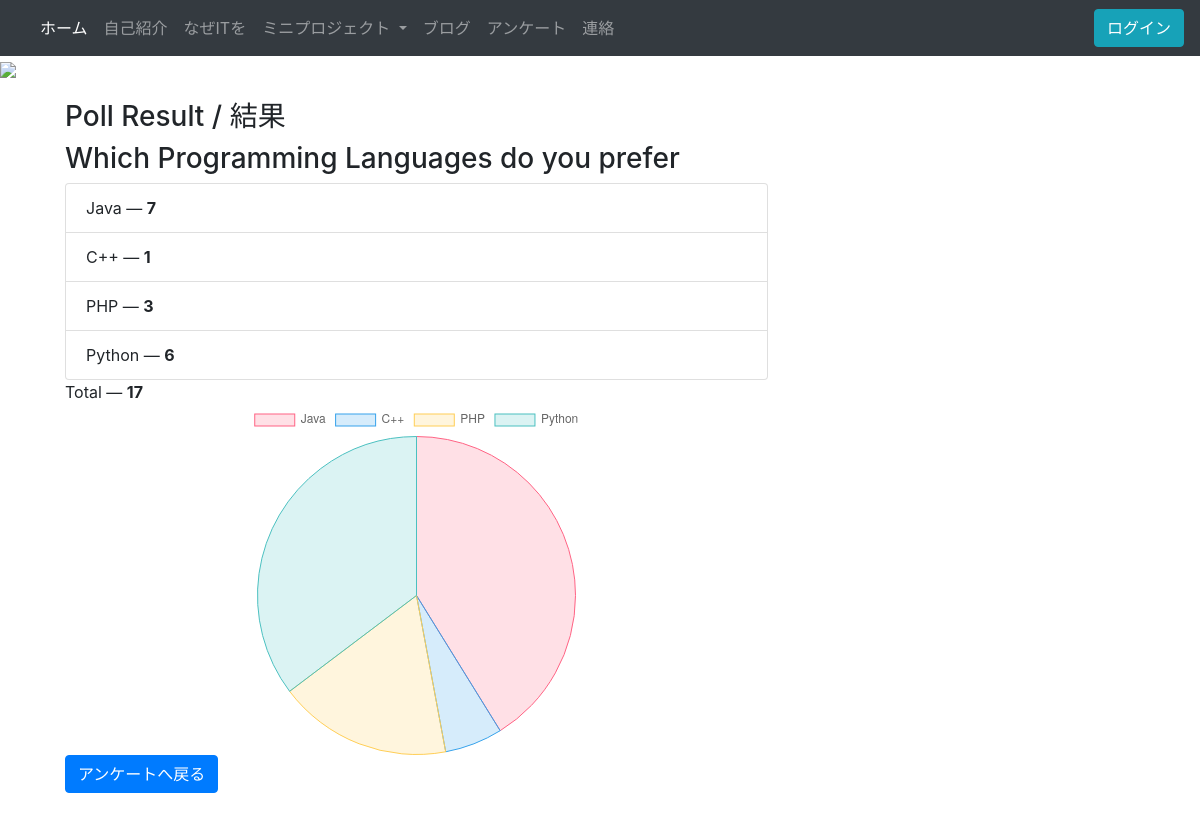
Page /results/1/ on the earlier database version.
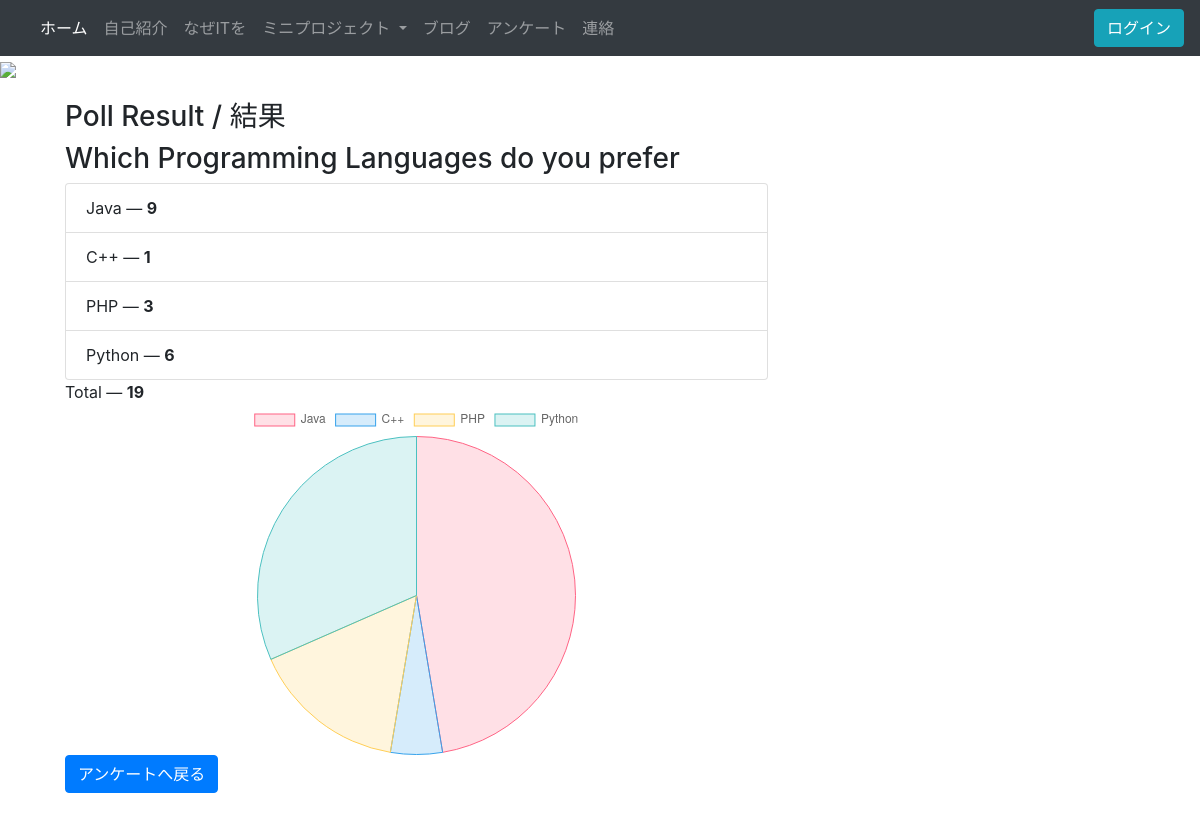
Same page on the later database version.
### intro/models.py (models this page shows)
class Poll(models.Model):
    question = models.TextField()
    option_one = models.CharField(max_length=50)
    option_two = models.CharField(max_length=50)
    option_three = models.CharField(max_length=50)
    option_four = models.CharField(max_length=50)
    option_one_count = models.IntegerField(default=0)
    option_two_count = models.IntegerField(default=0)
    option_three_count = models.IntegerField(default=0)
    option_four_count = models.IntegerField(default=0)
    def total(self):
        return self.option_one_count + self.option_two_count + self.option_three_count + self.option_four_count

### intro/views.py (the view)
# urls.py: path('results/<poll_id>/', poll_results),
def poll_results(request, poll_id):
    poll = Poll.objects.get(pk=poll_id)
    context = {
        'poll': poll
    }
    return render(request, 'poll_results.html', context)

### intro/templates/poll_results.html (shortened to what this page needs)
{% extends "base.html" %}
{% block content %}
<div class="container">
    <div class="col-lg-8 col-lg-offset-2">
        <div class="panel panel-default">
            <div class="panel-heading">
                <h3 class="panel-title">Poll Result / 結果</h3>
            </div>
            <div class="panel-body">
                <h3>{{ poll.question }}</h3>
            </div>
            <ul class="list-group">
                <li class="list-group-item">{{poll.option_one}} &mdash; <strong>{{poll.option_one_count}}</strong></li>
                <li class="list-group-item">{{poll.option_two}} &mdash; <strong>{{poll.option_two_count}}</strong></li>
                <li class="list-group-item">{{poll.option_three}} &mdash; <strong>{{poll.option_three_count}}</strong></li>
                <li class="list-group-item">{{poll.option_four}} &mdash; <strong>{{poll.option_four_count}}</strong></li>
            </ul>
            <div class="panel-footer">
                Total &mdash; <strong>{{poll.total}}</strong>
            </div>
        </div>
    </div>
    <div class="col-lg-8 col-lg-offset-2">
        <canvas id="myChart"></canvas>
		<script>
		var ctx = document.getElementById('myChart').getContext('2d');
		var myChart = new Chart(ctx, {
			type: 'pie',
			data: {
				labels: ['{{poll.option_one}}','{{poll.option_two}}','{{poll.option_three}}','{{poll.option_four}}'],
				datasets: [{
					label: '# of Votes',
					data: [{{poll.option_one_count}}, {{poll.option_two_count}}, {{poll.option_three_count}}, '{{poll.option_four_count}}'],
					backgroundColor: [
						'rgba(255, 99, 132, 0.2)',
						'rgba(54, 162, 235, 0.2)',
						'rgba(255, 206, 86, 0.2)',
						'rgba(75, 192, 192, 0.2)',
						'rgba(153, 102, 255, 0.2)',
						'rgba(255, 159, 64, 0.2)'
					],
					borderColor: [
						'rgba(255, 99, 132, 1)',
						'rgba(54, 162, 235, 1)',
						'rgba(255, 206, 86, 1)',
						'rgba(75, 192, 192, 1)',
						'rgba(153, 102, 255, 1)',
						'rgba(255, 159, 64, 1)'
					],
					borderWidth: 1
				}]
			},
			options: {
			}
		});
		</script>
        <a class="btn btn-primary" href="/polls">アンケートへ戻る</a>
    </div>
</div>
{% endblock %}

Differences in the rows shown:
changed Poll "Which Programming Languages do you prefer": option_one_count "7" → "9"; total "17" → "19"
Other differences:
chart data {{ poll.option_one_count }}: 7 → 9
